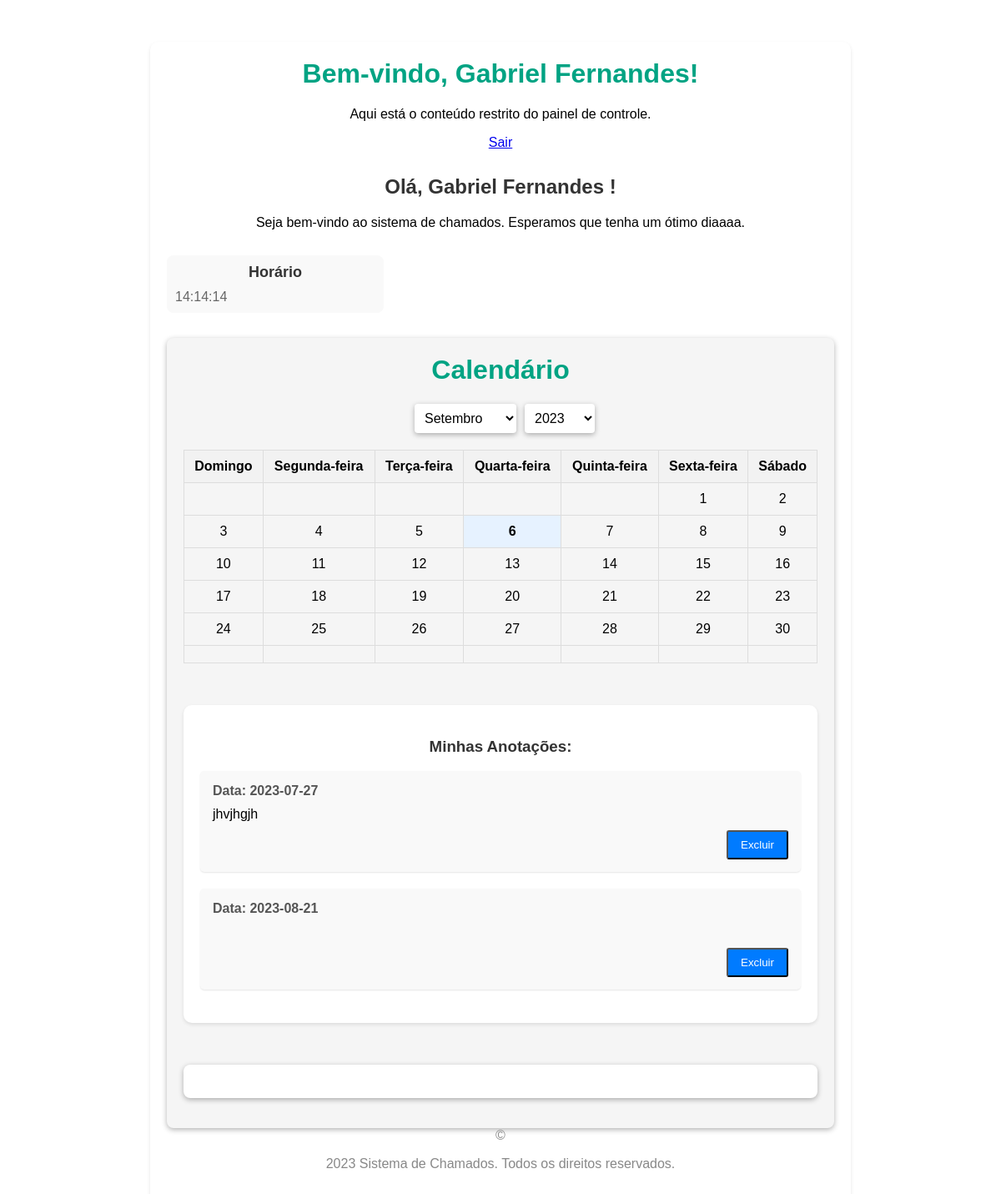
The app's page /PaginaInicial.php (signed in) with its own data.
### tables this page shows
CREATE TABLE `tbagenda` (
  `IDAgenda` int(11) NOT NULL,
  `mensagem` varchar(200) NOT NULL,
  `dia` date NOT NULL,
  `IDUsuario` int(11) NOT NULL
);

### PaginaInicial.php (the view, shortened to what this page needs)
<?php
$servername = "localhost";
$username = "root";
$password = "";
$dbname = "siasb";
$conn = new mysqli($servername, $username, $password, $dbname);
$usuario_ = $_SESSION['username'];
$sql_id_usuario = "SELECT IDUsuario FROM tbusuario WHERE nome = '$usuario_'";
$result_id_usuario = mysqli_query($conn, $sql_id_usuario);
if ($result_id_usuario) {
    $row_id_usuario = mysqli_fetch_assoc($result_id_usuario);
    $id_usuario = $row_id_usuario['IDUsuario'];
    $sql_anotacoes = "SELECT mensagem, dia, IDAgenda FROM tbagenda WHERE IDUsuario = '$id_usuario'";
    $result_anotacoes = mysqli_query($conn, $sql_anotacoes);
    $anotacoes_usuario = array();
    while ($row_anotacoes = mysqli_fetch_assoc($result_anotacoes)) {
        $anotacoes_usuario[] = $row_anotacoes;
    }
} else {
    echo "Erro ao obter ID do usuário: " . mysqli_error($conn);
}
?>
<!DOCTYPE html>
<html>
<head>
</head>
<body onload="exibirHorarioAtual()" onload="exibirDataAtual()" style="background: none;">
    <div class="container">
        <header>
            <h1>Bem-vindo,
                <?php echo $_SESSION['nomeUsuario']; ?>!
            </h1>
            <p>Aqui está o conteúdo restrito do painel de controle.</p>
            <a href="../flowSite/encerrarSessao.php">Sair</a>
        </header>
        <div class="welcome-message">
            <h2>Olá,
                <?php echo $_SESSION['nomeUsuario']; ?> !
            </h2>
            <p>Seja bem-vindo ao sistema de chamados. Esperamos que tenha um ótimo diaaaa.</p>
        </div>
        <div class="info-panel">
            <div>
                <h3>Horário</h3>
                <p id="horario-atual">[Horário Atual]</p>
            </div>
        </div>
        <div class="calendar-container">
            <h1>Calendário</h1>
            <div class="dropdown-container">
                <select id="month-select" onchange="getCalendar()">
                    <option value="8">Setembro</option>
                </select>
                <select id="year-select" onchange="getCalendar()"></select>
            </div>
            <table>
                <thead>
                    <tr>
                        <th>Domingo</th>
                        <th>Segunda-feira</th>
                        <th>Terça-feira</th>
                        <th>Quarta-feira</th>
                        <th>Quinta-feira</th>
                        <th>Sexta-feira</th>
                        <th>Sábado</th>
                    </tr>
                </thead>
                <tbody id="calendar-body"></tbody>
            </table>
            <div class="container">
                <h3>Minhas Anotações:</h3>
                <ul class="anotacoes-list">
                    <?php foreach ($anotacoes_usuario as $anotacao) { ?>
                        <li class="anotacao-item">
                            <p class="data">Data:
                                <?php echo $anotacao['dia']; ?>
                            </p>
                            <p class="conteudo" contenteditable="true" data-id="<?php echo $anotacao['IDAgenda']; ?>">
                                <?php echo $anotacao['mensagem']; ?>
                            </p>
                            <div class="botoes">
                                <button class="excluir" data-id="<?php echo $anotacao['IDAgenda']; ?>">Excluir</button>
                            </div>
                        </li>
                    <?php } ?>
                </ul>
            </div>
            <ul id="notes-list" class="notes-list"></ul>
        </div>
        <footer>
            &copy; <p> 2023 Sistema de Chamados. Todos os direitos reservados. </p>
        </footer>
    </div>
</body>
</html>

### PaginaInicial.php (style rules this page uses)
body { font-family: "Helvetica Neue", Arial, sans-serif; background-color: #f2f2f2; margin: 0; padding: 0; z-index: 10; }
.container { max-width: 600px; margin: 20px auto; background-color: #fff; padding: 20px; border-radius: 5px; box-shadow: 0 2px 5px rgba(0, 0, 0, 0.1); }
h3 { color: #333; text-align: center; }
.anotacoes-list { list-style: none; padding: 0; }
.anotacao-item { margin-bottom: 20px; padding: 15px; border-radius: 5px; background-color: #f9f9f9; box-shadow: 0 1px 2px rgba(0, 0, 0, 0.1); }
.data { margin: 0; font-weight: bold; color: #555; }
.conteudo { margin: 10px 0; }
.botoes { display: flex; justify-content: flex-end; }
.botoes button { margin-left: 10px; padding: 8px 15px; border-radius: 3px; background-color: #007bff; color: #fff; cursor: pointer; transition: background-color 0.3s; }
body { font-family: Arial, sans-serif; }
h1 { text-align: center; margin-top: 30px; }
.calendar-container { max-width: 800px; margin: 0 auto; padding: 20px; background-color: #f5f5f5; border-radius: 8px; box-shadow: 0 2px 6px rgba(0, 0, 0, 0.3); }
.dropdown-container { display: flex; justify-content: center; margin-bottom: 20px; }
.dropdown-container select { padding: 8px; margin-left: 10px; padding-right: 20px; font-size: 16px; border: none; border-radius: 4px; box-shadow: 0 2px 6px rgba(0, 0, 0, 0.3); background-color: #fff; }
table { width: 100%; border-collapse: collapse; margin-bottom: 20px; }
th, td { padding: 10px; text-align: center; border: 1px solid #ddd; }
th { background-color: #f2f2f2; }
.notes-list { background-color: #fff; padding: 20px; border-radius: 8px; box-shadow: 0 2px 6px rgba(0, 0, 0, 0.3); list-style-type: none; }
body { font-family: Arial, sans-serif; background-color: #f1f1f1; margin: 0; padding: 0; }
.container { max-width: 800px; margin: 50px auto; background-color: #fff; border-radius: 10px; padding: 20px; box-shadow: 0 2px 4px rgba(0, 0, 0, 0.1); }
header { text-align: center; margin-bottom: 30px; }
h1 { color: #00a383; margin-top: 0; }
.welcome-message { text-align: center; margin-bottom: 30px; }
h2 { color: #333; }
.info-panel { display: flex; justify-content: space-between; margin-bottom: 30px; }
.info-panel div { flex-basis: 30%; padding: 10px; background-color: #f9f9f9; border-radius: 8px; }
.info-panel h3 { margin: 0; color: #333; font-size: 18px; margin-bottom: 10px; }
.info-panel p { margin: 0; color: #666; font-size: 16px; }
footer { text-align: center; color: #888; }

### records on screen
tbagenda: dia "2023-07-27", mensagem "jhvjhgjh"
tbagenda: dia "2023-08-21"

### other values on screen
$_SESSION['nomeUsuario'] "Gabriel Fernandes"
